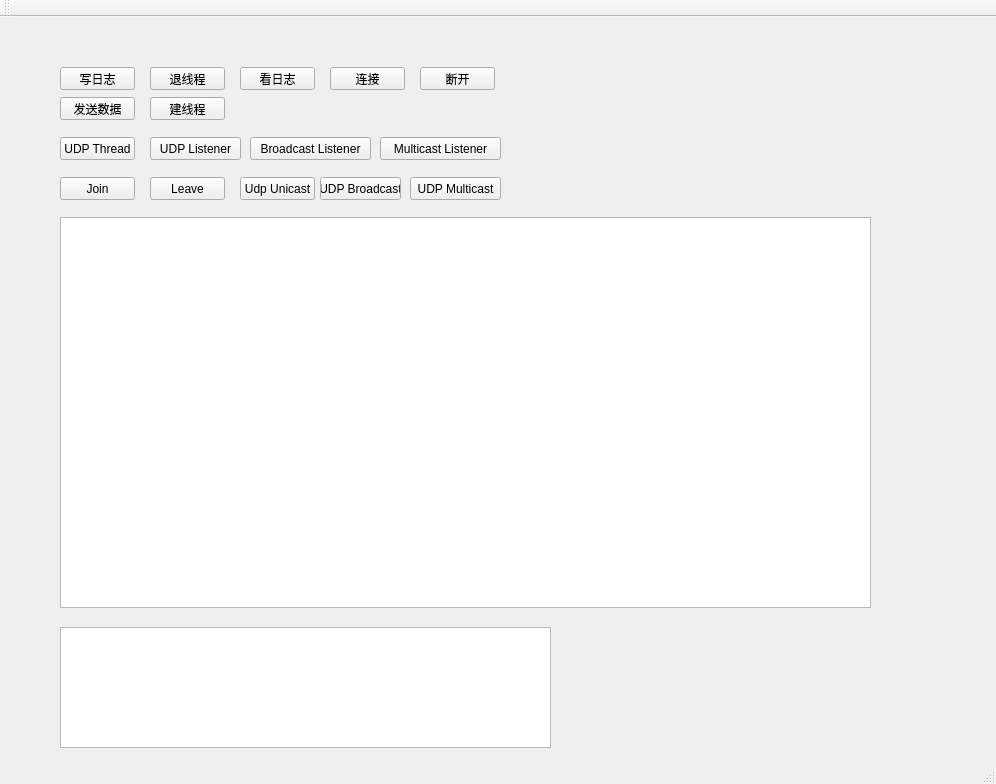
<?xml version="1.0" encoding="UTF-8"?>
<ui version="4.0">
 <class>MainWindow</class>
 <widget class="QMainWindow" name="MainWindow">
  <property name="geometry">
   <rect>
    <x>0</x>
    <y>0</y>
    <width>996</width>
    <height>784</height>
   </rect>
  </property>
  <property name="windowTitle">
   <string>MainWindow</string>
  </property>
  <widget class="QWidget" name="centralWidget">
   <widget class="QPushButton" name="pushButton">
    <property name="geometry">
     <rect>
      <x>60</x>
      <y>50</y>
      <width>75</width>
      <height>23</height>
     </rect>
    </property>
    <property name="text">
     <string>写日志</string>
    </property>
   </widget>
   <widget class="QPushButton" name="pushButton_2">
    <property name="geometry">
     <rect>
      <x>150</x>
      <y>50</y>
      <width>75</width>
      <height>23</height>
     </rect>
    </property>
    <property name="text">
     <string>退线程</string>
    </property>
   </widget>
   <widget class="QPushButton" name="pushButton_3">
    <property name="geometry">
     <rect>
      <x>240</x>
      <y>50</y>
      <width>75</width>
      <height>23</height>
     </rect>
    </property>
    <property name="text">
     <string>看日志</string>
    </property>
   </widget>
   <widget class="QPushButton" name="pushButton_4">
    <property name="geometry">
     <rect>
      <x>330</x>
      <y>50</y>
      <width>75</width>
      <height>23</height>
     </rect>
    </property>
    <property name="text">
     <string>连接</string>
    </property>
   </widget>
   <widget class="QPushButton" name="pushButton_5">
    <property name="geometry">
     <rect>
      <x>420</x>
      <y>50</y>
      <width>75</width>
      <height>23</height>
     </rect>
    </property>
    <property name="text">
     <string>断开</string>
    </property>
   </widget>
   <widget class="QPushButton" name="pushButton_6">
    <property name="geometry">
     <rect>
      <x>60</x>
      <y>80</y>
      <width>75</width>
      <height>23</height>
     </rect>
    </property>
    <property name="text">
     <string>发送数据</string>
    </property>
   </widget>
   <widget class="QPushButton" name="pushButton_7">
    <property name="geometry">
     <rect>
      <x>150</x>
      <y>80</y>
      <width>75</width>
      <height>23</height>
     </rect>
    </property>
    <property name="text">
     <string>建线程</string>
    </property>
   </widget>
   <widget class="QListWidget" name="listWidget">
    <property name="geometry">
     <rect>
      <x>60</x>
      <y>610</y>
      <width>491</width>
      <height>121</height>
     </rect>
    </property>
   </widget>
   <widget class="QTextEdit" name="textEdit">
    <property name="geometry">
     <rect>
      <x>60</x>
      <y>200</y>
      <width>811</width>
      <height>391</height>
     </rect>
    </property>
   </widget>
   <widget class="QPushButton" name="pushButton_8">
    <property name="geometry">
     <rect>
      <x>60</x>
      <y>120</y>
      <width>75</width>
      <height>23</height>
     </rect>
    </property>
    <property name="text">
     <string>UDP Thread</string>
    </property>
   </widget>
   <widget class="QPushButton" name="pushButton_9">
    <property name="geometry">
     <rect>
      <x>150</x>
      <y>120</y>
      <width>91</width>
      <height>23</height>
     </rect>
    </property>
    <property name="text">
     <string>UDP Listener</string>
    </property>
   </widget>
   <widget class="QPushButton" name="pushButton_10">
    <property name="geometry">
     <rect>
      <x>240</x>
      <y>160</y>
      <width>75</width>
      <height>23</height>
     </rect>
    </property>
    <property name="text">
     <string>Udp Unicast</string>
    </property>
   </widget>
   <widget class="QPushButton" name="pushButton_11">
    <property name="geometry">
     <rect>
      <x>320</x>
      <y>160</y>
      <width>81</width>
      <height>23</height>
     </rect>
    </property>
    <property name="text">
     <string>UDP Broadcast</string>
    </property>
   </widget>
   <widget class="QPushButton" name="pushButton_12">
    <property name="geometry">
     <rect>
      <x>410</x>
      <y>160</y>
      <width>91</width>
      <height>23</height>
     </rect>
    </property>
    <property name="text">
     <string>UDP Multicast</string>
    </property>
   </widget>
   <widget class="QPushButton" name="pushButton_13">
    <property name="geometry">
     <rect>
      <x>60</x>
      <y>160</y>
      <width>75</width>
      <height>23</height>
     </rect>
    </property>
    <property name="text">
     <string>Join</string>
    </property>
   </widget>
   <widget class="QPushButton" name="pushButton_14">
    <property name="geometry">
     <rect>
      <x>150</x>
      <y>160</y>
      <width>75</width>
      <height>23</height>
     </rect>
    </property>
    <property name="text">
     <string>Leave</string>
    </property>
   </widget>
   <widget class="QPushButton" name="pushButton_15">
    <property name="geometry">
     <rect>
      <x>250</x>
      <y>120</y>
      <width>121</width>
      <height>23</height>
     </rect>
    </property>
    <property name="text">
     <string>Broadcast Listener</string>
    </property>
   </widget>
   <widget class="QPushButton" name="pushButton_16">
    <property name="geometry">
     <rect>
      <x>380</x>
      <y>120</y>
      <width>121</width>
      <height>23</height>
     </rect>
    </property>
    <property name="text">
     <string>Multicast Listener</string>
    </property>
   </widget>
  </widget>
  <widget class="QMenuBar" name="menuBar">
   <property name="geometry">
    <rect>
     <x>0</x>
     <y>0</y>
     <width>996</width>
     <height>19</height>
    </rect>
   </property>
  </widget>
  <widget class="QToolBar" name="mainToolBar">
   <attribute name="toolBarArea">
    <enum>TopToolBarArea</enum>
   </attribute>
   <attribute name="toolBarBreak">
    <bool>false</bool>
   </attribute>
  </widget>
  <widget class="QStatusBar" name="statusBar"/>
 </widget>
 <layoutdefault spacing="6" margin="11"/>
 <resources/>
 <connections/>
</ui>
